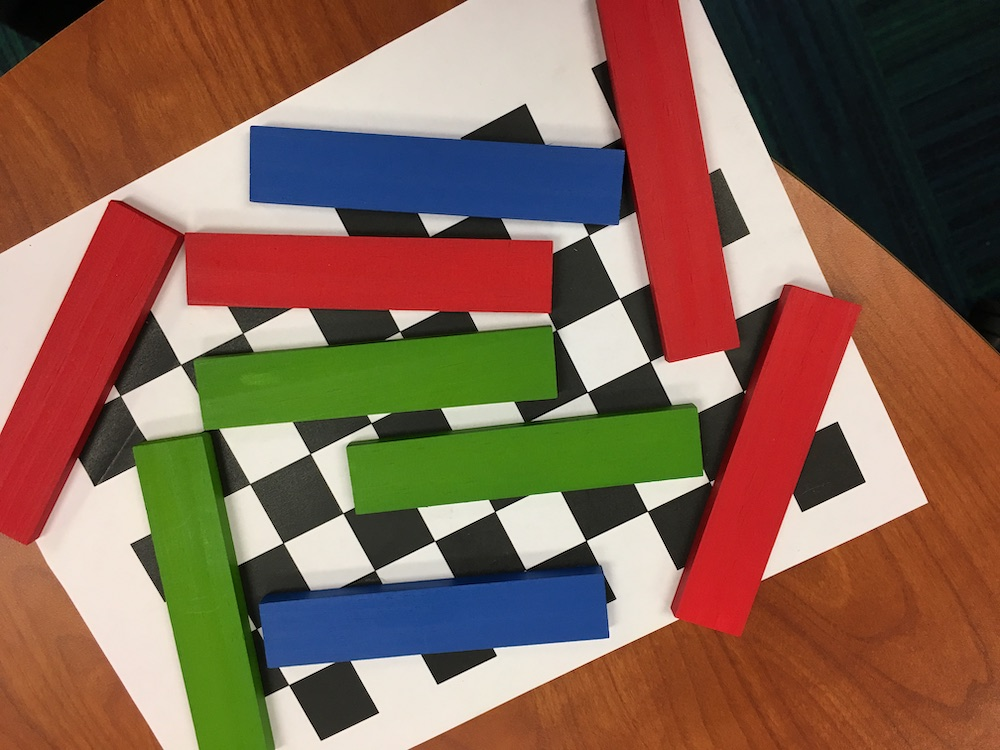
//> input picture Computer Vision - Guess block 3D location/test.JPG, 1000 x 750 px
$ ./contours test.JPG   (built with g++ and OpenCV 4)
//> lines starting //> are read from the running program, lines starting //| are printed output that depends on the picture; after the words box and inside, x2 and y2 are one past the last pixel; in counts of white or black regions, pixels touching at a corner belong together
#include "opencv2/imgcodecs.hpp"
#include "opencv2/highgui.hpp"
#include "opencv2/imgproc.hpp"
#include <iostream>

using namespace cv;
using namespace std;

Mat src_gray;
int thresh = 11;
RNG rng(12345);
void thresh_callback(int, void* );

int main( int argc, char** argv )
{
    CommandLineParser parser( argc, argv,
			      "{@input | planks1ss.jpg | input image}" );
    Mat src = imread( parser.get<String>( "@input" ) );
//> src is the input picture: 750 rows x 1000 cols, CV_8UC3; mean B, G, R 82.9, 100.3, 132.9
    if( src.empty() )
    {
      cout << "Could not open or find the image!\n" << endl;
      cout << "Usage: " << argv[0] << " <Input image>" << endl;
      return -1;
    }
    cvtColor( src, src_gray, COLOR_BGR2GRAY );
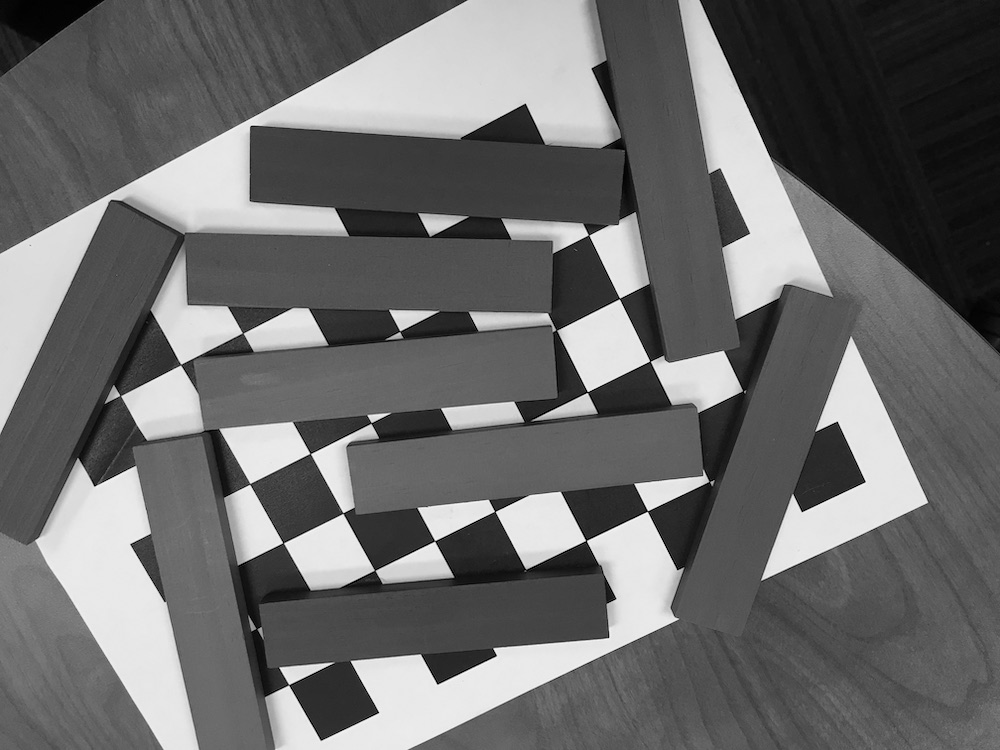
//> src_gray: 750 rows x 1000 cols, CV_8UC1; min 0, max 252, mean 108.1
    blur( src_gray, src_gray, Size(3,3) );
    const char* source_window = "Source";
    namedWindow( source_window );
    imshow( source_window, src );
    const int max_thresh = 255;
    createTrackbar( "Canny thresh:", source_window, &thresh, max_thresh,
		    thresh_callback );
    thresh_callback( 0, 0 );
    waitKey();
    return 0;
}

void thresh_callback(int, void* )
{
    Mat canny_output;
    Canny( src_gray, canny_output, thresh, thresh*3 );
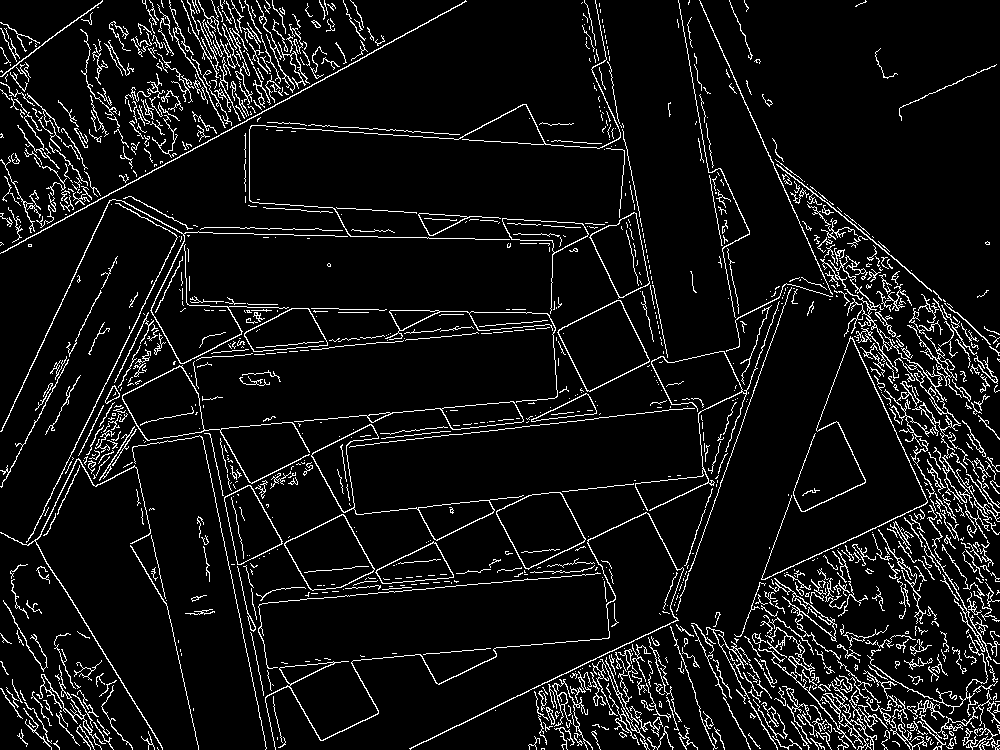
//> canny_output: 750 rows x 1000 cols, CV_8UC1; 7.4% white in thin lines or dots
    vector<vector<Point> > contours;
    vector<Vec4i> hierarchy;
    findContours( canny_output, contours, hierarchy, RETR_TREE,
		  CHAIN_APPROX_SIMPLE );
//> contours = 1435 contours, 1220 with area under 20; largest, box (x1, y1, x2, y2) and area: (557, 300, 650, 392) 4855, (558, 300, 650, 392) 4735, (496, 492, 586, 570) 4256, (496, 492, 586, 569) 4158, (284, 514, 375, 591) 4154
    Mat drawing = Mat::zeros( canny_output.size(), CV_8UC3 );
    for( size_t i = 0; i< contours.size(); i++ )
    {
        Scalar color = Scalar( rng.uniform(0, 256), rng.uniform(0,256),
			       rng.uniform(0,256) );
        drawContours( drawing, contours, (int)i, color, 2, LINE_8,
		      hierarchy, 0 );
    }
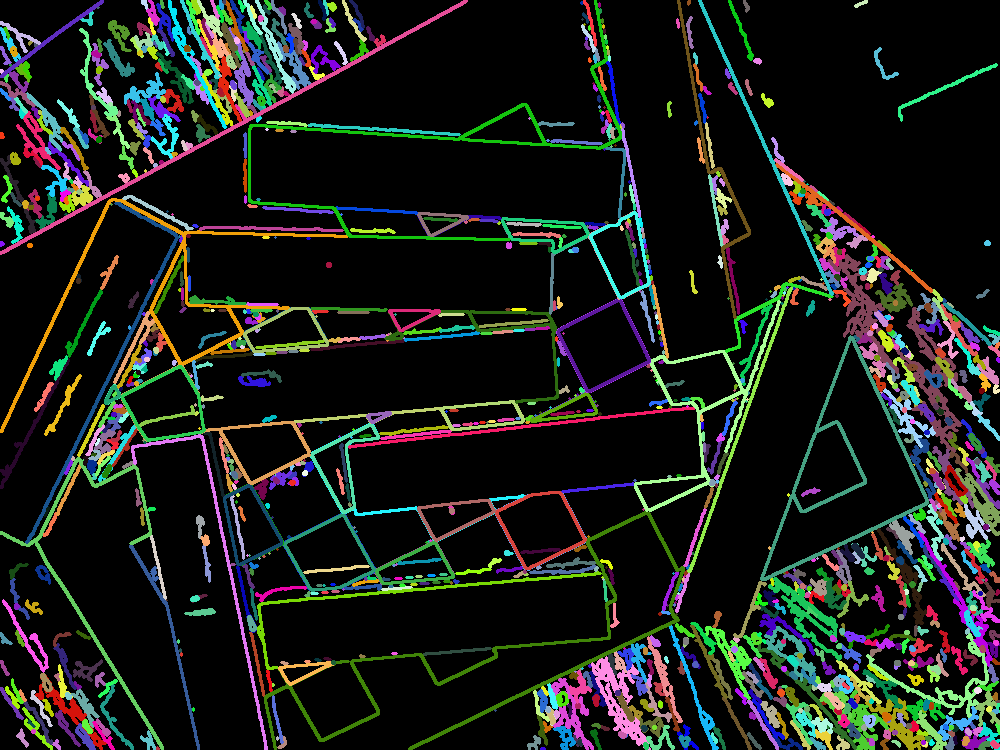
//> drawing: 750 rows x 1000 cols, CV_8UC3; mean B, G, R 27.4, 31.7, 28.3
    imshow( "Contours", drawing );
}
